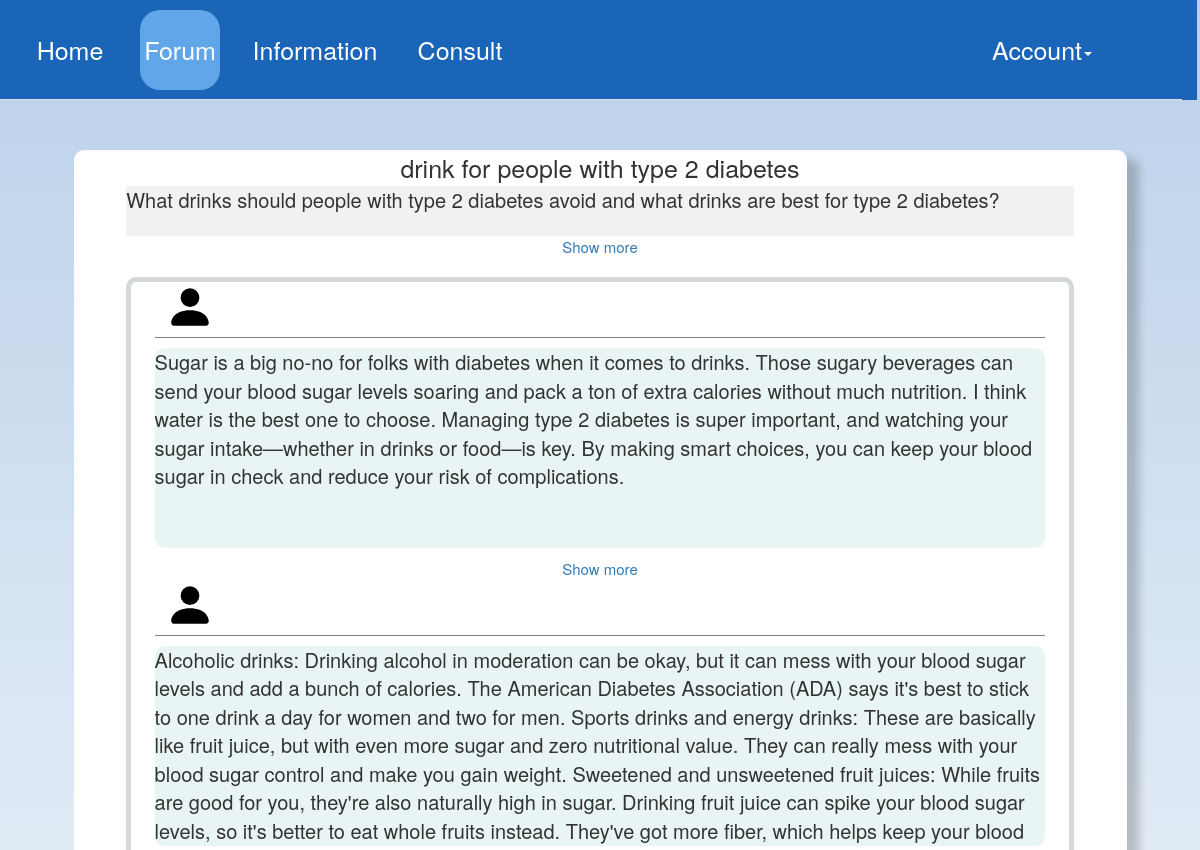
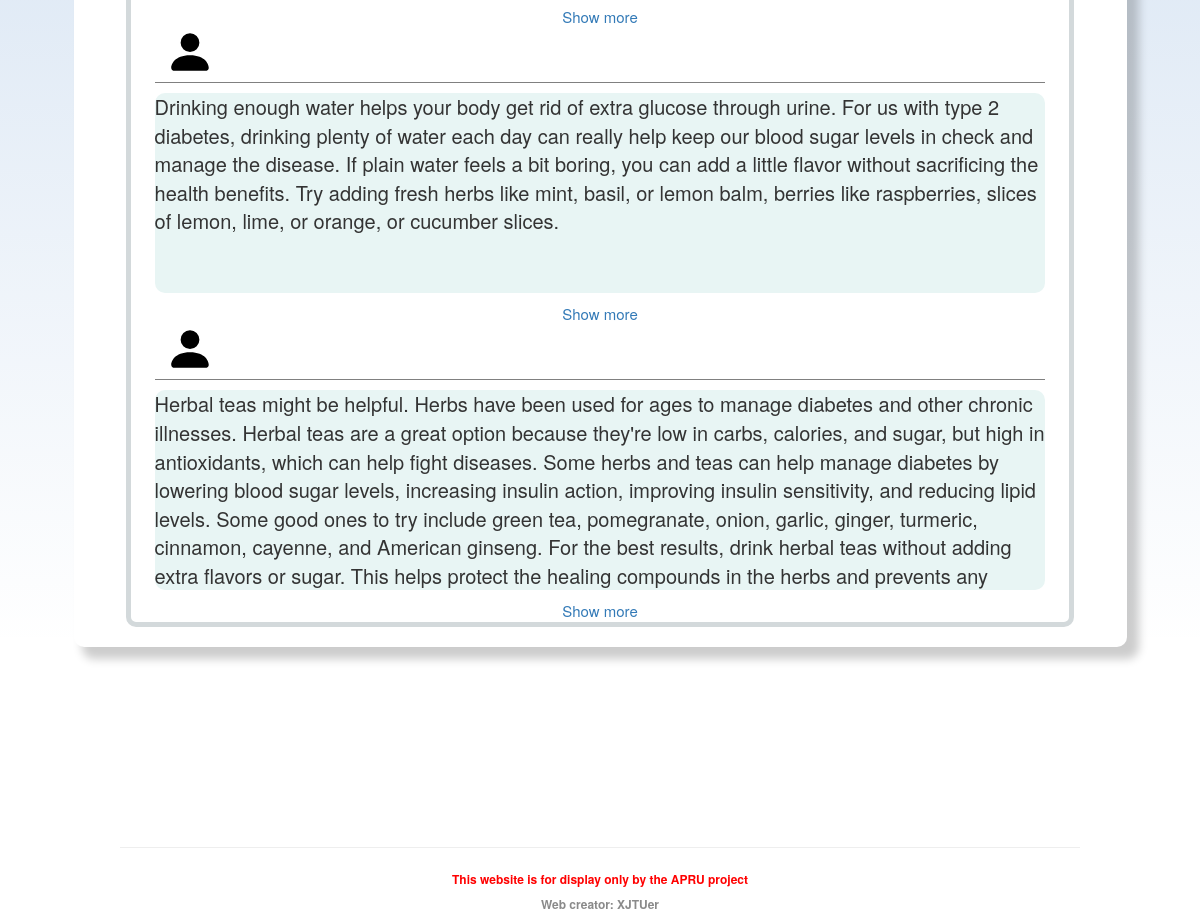
The app's page /question2 with its own data (2 pictures, top to bottom).
### appdir/models.py (models this page shows, shortened)
class Question(db.Model):
    id = db.Column(db.Integer, primary_key=True)
    title = db.Column(db.String(100), index=True)
    question = db.Column(db.String(300), index=True)
    user_id = db.Column(db.Integer, db.ForeignKey('user.id'))
    datetime = db.Column(db.DateTime)

class Answer(db.Model):
    id = db.Column(db.Integer, primary_key=True)
    content = db.Column(db.String(1000), index=True)
    user_id = db.Column(db.Integer, db.ForeignKey('user.id'))
    question_id = db.Column(db.Integer, db.ForeignKey('question.id'))

### appdir/routes.py (the view)
@app.route('/question<question_id>', methods=['GET', 'POST'])
def question(question_id):
    current_question = Question.query.filter(Question.id == question_id).first()
    answers = getAnswerById(question_id)
    answer_form = AnswerForm()
    return render_template('question.html',
                           question=current_question, answers=answers,
                           answer_form=answer_form)

### appdir/utils/util.py (called while the page is built)
def getAnswerById(questionId):
    answers = Answer.query.filter(Answer.question_id == questionId)
    answer_data = []
    for answer in answers:
        answer_data.append({
            'id': answer.id,
            'content': answer.content,
            'user_id': answer.user_id,
            'question_id': answer.question_id
        })
    return answer_data

### appdir/templates/question.html (shortened to what this page needs)
{% extends 'base.html' %}
{% block content %}
    <link rel="stylesheet" href="../static/css/question.css" type="text/css" media="all">
    <div class="container">
        <div class="question-container">
            <div class="question-title">{{ question.title }}</div>
            <div class="question-content" id={{ question.id }}>{{ question.question }}</div>
            <div class="tip">
                <a id="tips" class="showMore" onclick="expand(this,{{ question.id }})">Show more</a>
            </div>
            <div class="answer">
                {% for answer in answers %}
                    <div class="answer-content">
                        <div class="photo-and-name">
                            <div class="photo">
                                <img src="../static/image/bootstrap-icon/person-fill.svg"
                                     style="width:50px;height:50px;" alt="" loading="lazy">
                            </div>
                        </div>
                        <div class="answer-boby">
                            <div class="answer-text" id={{ answer.id }}>{{ answer.content }}</div>
                            <div class="tip">
                                <a id="content-tips" class="showMore" onclick="expandContent(this,{{ answer.id }})">Show
                                    more</a>
                            </div>
                        </div>
                    </div>
                {% endfor %}
            </div>
        </div>
    </div>
{% endblock %}

### appdir/static/css/question.css (style rules this page uses)
.container { display: flex; justify-content: center; width: 100%; background: linear-gradient(to bottom, rgba(27, 101, 185, 0.3), rgba(27, 101, 185, 0)); }
.question-container { margin-top: 150px; background-color: white; width: 90%; width：100 %; display: flex; flex-direction: column; align-items: center; box-shadow: 10px 10px 10px 2px rgba(0, 0, 0, 0.2); border-radius: 10px; padding-bottom: 20px; }
.question-content { width: 90%; background-color: rgb(241, 241, 241); overflow: hidden; position: relative; height: 50px; transition: height 0.5s ease; }
a.showMore { font-size: 15px; }
.answer { margin-top: 20px; width: 90%; display: flex; flex-direction: column; align-items: center; border: 5px solid rgb(211, 217, 219); border-radius: 10px; }
.answer-content { width: 95%; display: flex; flex-direction: column; }
.photo-and-name { width: 100%; display: flex; align-items: center; border-bottom: 1px solid gray; padding-bottom: 5px; }
.photo { margin-left: 10px; width: 50px; height: 50px; }
.answer-text { font-size: 20px; border-radius: 10px; margin-top: 10px; margin-bottom: 10px; background-color: rgb(232, 245, 244); height: 200px; overflow: hidden; transition: height 0.5s ease; }
.tip { display: flex; justify-content: center; }
.question-title { font-size: 25px; }
.question-content { font-size: 20px; }

### records on screen
Question: title "drink for people with type 2 diabetes", question "What drinks should people with type 2 diabetes avoid and what drinks are best for type 2 diabetes?"
Answer: content "Sugar is a big no-no for folks with diabetes when it comes to drinks. Those sugary beverages can send your blood sugar levels soaring and pack a ton of extra calories without much nutrition. I think water is the best one to choose. Managing type 2 diabetes is super important, and watching your sugar intake—whether in drinks or food—is key. By making smart choices, you can keep your blood sugar in check and reduce your risk of complications."
Answer: content "Alcoholic drinks: Drinking alcohol in moderation can be okay, but it can mess with your blood sugar levels and add a bunch of calories. The American Diabetes Association (ADA) says it's best to stick to one drink a day for women and two for men. Sports drinks and energy drinks: These are basically like fruit juice, but with even more sugar and zero nutritional value. They can really mess with your blood sugar control and make you gain weight. Sweetened and unsweetened fruit juices: While fruits are good for you, they're also naturally high in sugar. Drinking fruit juice can spike your blood sugar levels, so it's better to eat whole fruits instead. They've got more fiber, which helps keep…"
Answer: content "Drinking enough water helps your body get rid of extra glucose through urine. For us with type 2 diabetes, drinking plenty of water each day can really help keep our blood sugar levels in check and manage the disease. If plain water feels a bit boring, you can add a little flavor without sacrificing the health benefits. Try adding fresh herbs like mint, basil, or lemon balm, berries like raspberries, slices of lemon, lime, or orange, or cucumber slices."
Answer: content "Herbal teas might be helpful. Herbs have been used for ages to manage diabetes and other chronic illnesses. Herbal teas are a great option because they're low in carbs, calories, and sugar, but high in antioxidants, which can help fight diseases. Some herbs and teas can help manage diabetes by lowering blood sugar levels, increasing insulin action, improving insulin sensitivity, and reducing lipid levels. Some good ones to try include green tea, pomegranate, onion, garlic, ginger, turmeric, cinnamon, cayenne, and American ginseng. For the best results, drink herbal teas without adding extra flavors or sugar. This helps protect the healing compounds in the herbs and prevents any…"
